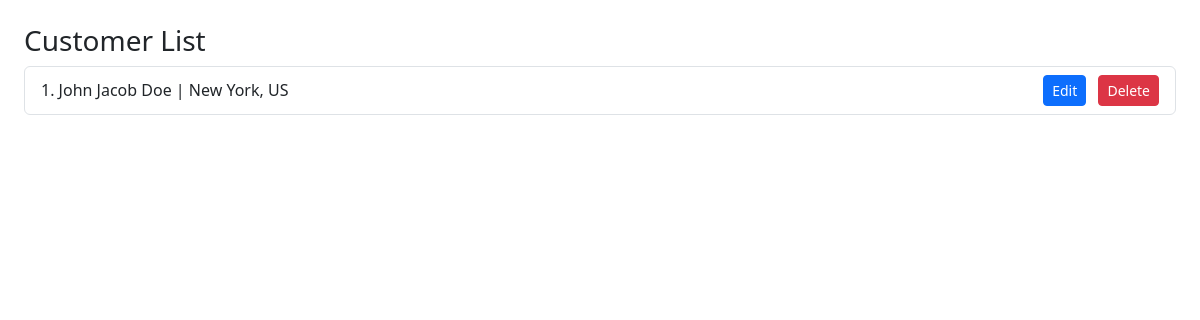
/customers, run on an earlier commit of the app's database.
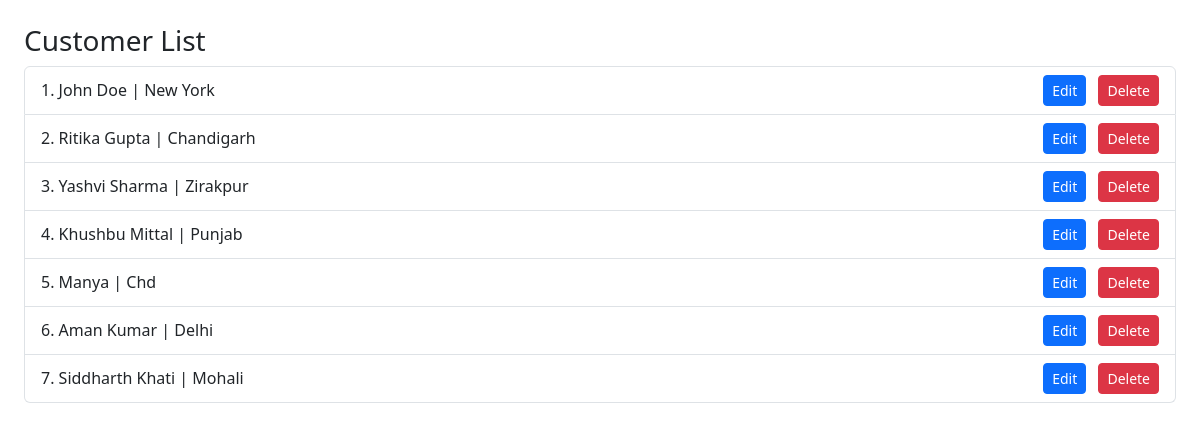
And on a later commit of the database.
### models.py (models this page shows)
class Customer(Model):
    full_name = CharField(200)
    address = TextField()
    class Meta:
        database = db

### app.py (the view)
@app.route("/customers", methods=["POST", "GET"])
def customers():
    if request.method == "POST":
        customer = Customer.create(
            full_name=request.form.get("full_name"),
            address=request.form.get("address")
        )
        return redirect("/customers")
    return render_template("list-customer.html", customers=Customer.select())

### templates/list-customer.html
{% extends "base.html" %}
{% block body %}
<h3>Customer List</h3>
<ul class="list-group">
    {% for customer in customers %}
        <li class="list-group-item d-flex justify-content-between align-items-center">
            <span>
                {{ customer.id }}. {{ customer.full_name }} | {{ customer.address }}
            </span>
            <div>
                <a href="/customers/{{ customer.id }}/edit" class="btn btn-sm btn-primary me-2">Edit</a>
                <form action="/customers/{{ customer.id }}" method="post" class="d-inline">
                    <button type="submit" class="btn btn-sm btn-danger">Delete</button>
                </form>
            </div>
        </li>
    {% endfor %}
</ul>
{% endblock %}

### templates/base.html (shortened to what this page needs)
<!DOCTYPE html>
<html lang="en">
<head>
    <link href="https://cdn.jsdelivr.net/npm/bootstrap@5.3.3/dist/css/bootstrap.min.css" rel="stylesheet">
</head>
<body class="m-4">
    {% block body %}{% endblock %}
</body>
</html>

What changed in the data, as far as the page shows it:
changed Customer id 1: full_name "John Jacob Doe" → "John Doe"; address "New York, US" → "New York"
added Customer: id "2", full_name "Ritika Gupta", address "Chandigarh"
added Customer: id "3", full_name "Yashvi Sharma", address "Zirakpur"
added Customer: id "4", full_name "Khushbu Mittal", address "Punjab"
added Customer: id "5", full_name "Manya", address "Chd"
added Customer: id "6", full_name "Aman Kumar", address "Delhi"
added Customer: id "7", full_name "Siddharth Khati", address "Mohali"
